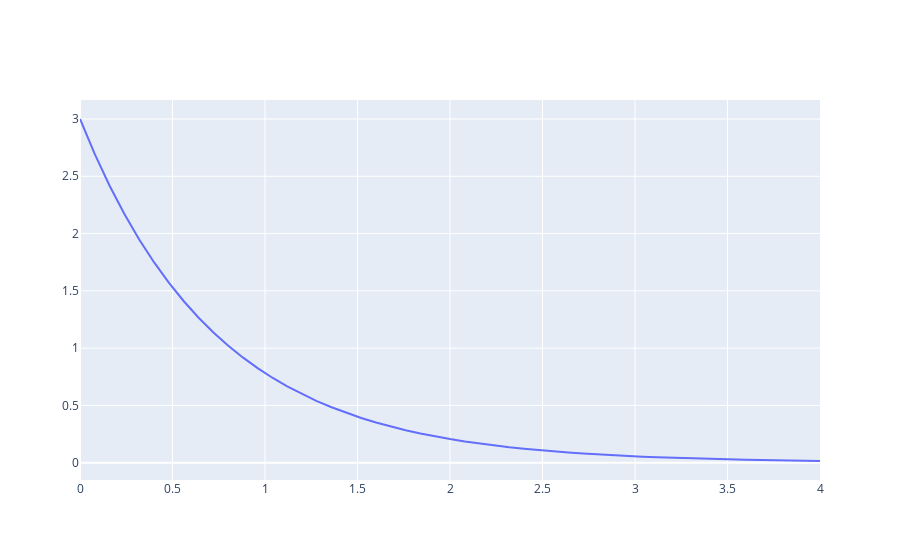

Here is the notebook cell this chart was saved with:
### Code cell
fig = go.Figure()

fig.add_trace(go.Scatter(x=x,y=y))
fig.show() # Se muestra el gráfico en la pantalla
